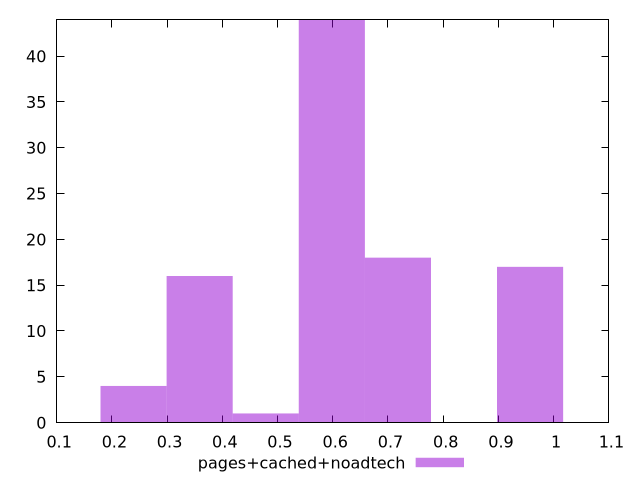

This chart was generated by the following gnuplot code:
$_pagesCachedNoadtech <<EOF
0.598322190594006 44
0.9573155049504097 17
0.7179866287128073 18
0.35899331435640364 16
0.23932887623760243 4
0.47865775247520487 1
EOF
set key outside below
set terminal pngcairo
set output "report_00006_2020-11-02T20-21-41.718Z/cumulative-layout-shift/pages+cached+noadtech//hist.png"
set yrange [0:44]
set boxwidth 0.11966443811880122
set style fill transparent solid 0.5 noborder
plot $_pagesCachedNoadtech title "pages+cached+noadtech" with boxes ,
